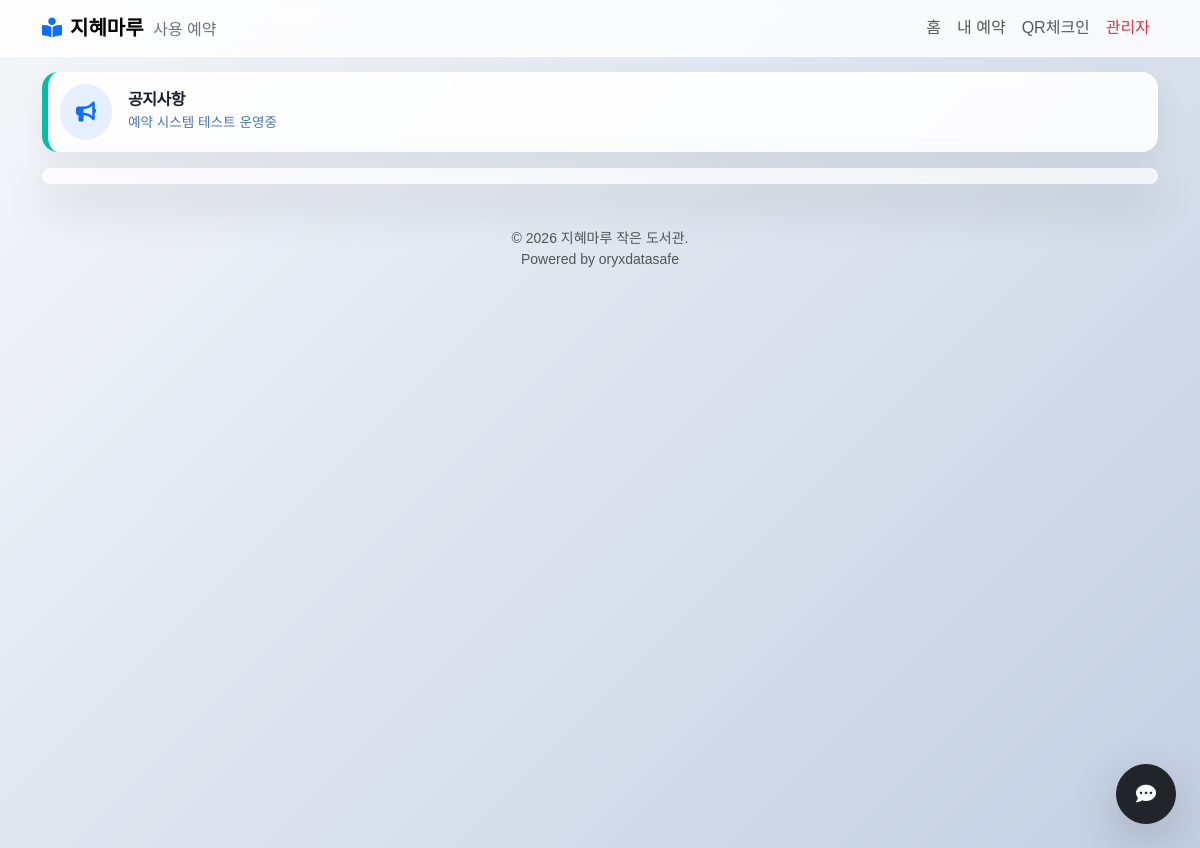
The app's page /, older data.
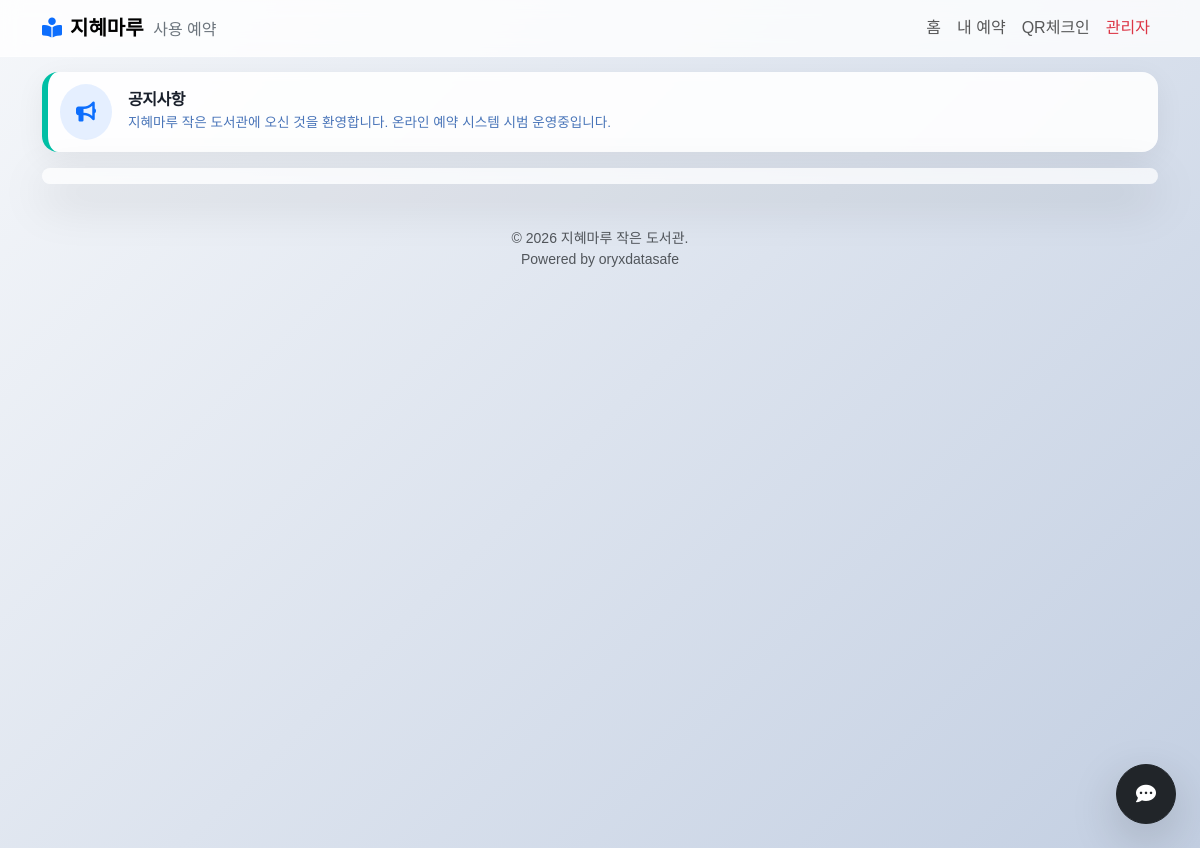
The same page, newer data.
### app.py (models this page shows)
class Settings(db.Model):
    key = db.Column(db.String(50), primary_key=True)
    value = db.Column(db.Text, nullable=True)

### app.py (the view)
@app.route('/')
def index():
    notice = get_setting('notice_text', '').strip()
    if not notice:
        notice = "없음"
    return render_template('index.html', notice=notice)

### app.py (called while the page is built)
@app.before_request
def auto_logout_if_leaving_admin():
    is_admin = session.get('is_admin')
    is_dev = session.get('is_dev')
    if is_admin or is_dev:
        allowed_prefixes = ['/admin', '/login', '/logout', '/static', '/favicon.ico', '/developer', '/dev']
        is_allowed = any(request.path.startswith(prefix) for prefix in allowed_prefixes)
        if not is_allowed:
            session.pop('is_admin', None)
            session.pop('is_dev', None)

@app.before_request
def maintenance_check():
    if get_setting('maintenance_mode') == 'true':
        allowed_prefixes = ['/admin', '/login', '/logout', '/static', '/developer', '/dev-login', '/favicon.ico', '/dev/']
        if not any(request.path.startswith(prefix) for prefix in allowed_prefixes):
            return render_template('maintenance.html'), 503
    if not request.path.startswith('/static') and not request.path == '/favicon.ico':
        try:
            log = AccessLog(
                ip_address=request.remote_addr,
                user_agent=request.user_agent.string[:200],
                path=request.path,
                method=request.method
            )
            db.session.add(log)
            db.session.commit()
        except Exception:
            pass # Don't block request on log failure

def get_setting(key, default=''):
    setting = Settings.query.get(key)
    return setting.value if setting else default

### templates/index.html (shortened to what this page needs)
{% extends "base.html" %}
{% block content %}
<div class="notice-banner">
    <div class="d-flex align-items-center w-100">
        <div id="noticeIcon" class="rounded-circle bg-primary bg-opacity-10 p-3 me-3 text-primary"
            style="cursor: pointer; transition: transform 0.1s;">
            <i class="fas fa-bullhorn fa-lg"></i>
        </div>
        <div>
            <h5 class="mb-1 fw-bold">공지사항</h5>
            <p class="mb-0 opacity-75">{{ notice }}</p>
        </div>
    </div>
</div>
<button class="btn btn-dark rounded-circle shadow-lg position-fixed bottom-0 end-0 m-4"
    style="width: 60px; height: 60px; z-index: 1050;" title="버그 제보 및 건의사항" data-bs-toggle="modal"
    data-bs-target="#feedbackModal">
    <i class="fas fa-comment-dots fa-lg"></i>
</button>
<div class="row gx-5">
    <div class="col-lg-12">
        <div class="card shadow-lg border-0 h-100">
            <div class="card-body p-0">
                <div id="calendar" class="p-3"></div>
            </div>
        </div>
    </div>
</div>
</div>
{% endblock %}

### templates/base.html (shortened to what this page needs)
<!DOCTYPE html>
<html lang="ko">
<head>
    <link href="https://cdn.jsdelivr.net/npm/bootstrap@5.3.0/dist/css/bootstrap.min.css" rel="stylesheet">
    <link rel="stylesheet" href="https://cdnjs.cloudflare.com/ajax/libs/font-awesome/6.4.0/css/all.min.css">
    <link rel="stylesheet" href="https://cdn.jsdelivr.net/npm/flatpickr/dist/flatpickr.min.css">
    <link rel="stylesheet" href="{{ url_for('static', filename='style.css') }}?v=3">
</head>
<body>
    <nav class="navbar navbar-expand-lg navbar-light fixed-top navbar-glass">
        <div class="container">
            <a class="navbar-brand fw-bold" href="/">
                <i class="fas fa-book-reader me-2 text-primary"></i>지혜마루 <span
                    class="fw-normal text-secondary fs-6 ms-1">사용 예약</span>
            </a>
            <div class="collapse navbar-collapse" id="navbarNav">
                <ul class="navbar-nav ms-auto align-items-center">
                    <li class="nav-item"><a class="nav-link fw-medium" href="/">홈</a></li>
                    <li class="nav-item"><a class="nav-link fw-medium" href="/my">내 예약</a></li>
                    <li class="nav-item"><a class="nav-link fw-medium" href="/checkin">QR체크인</a></li>
                    <li class="nav-item"><a class="nav-link fw-medium text-danger" href="/admin">관리자</a></li>
                </ul>
            </div>
        </div>
    </nav>
    <div class="container py-4 mt-5">
        {% block content %}{% endblock %}
    <footer class="text-center py-3 mt-1 text-muted small">
        <p class="mb-0">© 2026 지혜마루 작은 도서관.</p>
        <p class="mb-0">Powered by oryxdatasafe</p>
    </footer>
</body>
</html>

### static/style.css (style rules this page uses)
:root { --bs-body-font-family: 'Noto Sans KR', sans-serif; --primary-color: #00BFA5; --primary-hover: #008f7a; --accent-color: #FF6B6B; --glass-bg: rgba(255, 255, 255, 0.7); --glass-border: rgba(255, 255, 255, 0.5); --glass-blur: blur(12px); --soft-shadow: 0 10px 40px rgba(0, 0, 0, 0.05); --hover-shadow: 0 15px 50px rgba(0, 0, 0, 0.1); --border-radius: 16px; --bg-gradient: linear-gradient(135deg, #f5f7fa 0%, #c3cfe2 100%); }
body { background: var(--bg-gradient); min-height: 100vh; color: #2c3e50; transition: background 0.3s, color 0.3s; -webkit-font-smoothing: antialiased; }
h1, h2, h3, h4, h5, h6 { font-weight: 700; letter-spacing: -0.5px; color: #1a202c; }
.card { background: var(--glass-bg); backdrop-filter: var(--glass-blur); border: 1px solid var(--glass-border); border-radius: var(--border-radius); box-shadow: var(--soft-shadow); transition: all 0.3s ease; }
.navbar-glass { background: rgba(255, 255, 255, 0.8); backdrop-filter: blur(10px); border-bottom: 1px solid rgba(255, 255, 255, 0.3); }
.notice-banner { background: rgba(255, 255, 255, 0.9); backdrop-filter: blur(5px); color: #0d47a1; border-radius: var(--border-radius); padding: 15px 25px; margin-bottom: 25px; border-left: 6px solid var(--primary-color); box-shadow: 0 8px 30px rgba(0, 0, 0, 0.06); display: flex; align-items: center; }
h5 { font-size: 1.1rem; }
.btn, .form-control, .form-select, .input-group-text { min-height: 48px; font-size: 1rem; }
.notice-banner { padding: 12px; margin-bottom: 1rem !important; flex-direction: row; }
.notice-banner h5 { font-size: 1rem; margin-bottom: 0.2rem; }
.notice-banner p { font-size: 0.85rem; }
#calendar { padding: 0.5rem !important; }

Row changes from the older to the newer data that the page shows:
changed Settings: value "예약 시스템 테스트 운영중" → "지혜마루 작은 도서관에 오신 것을 환영합니다. 온라인 예약 시스템 시범 운영중입니다."
